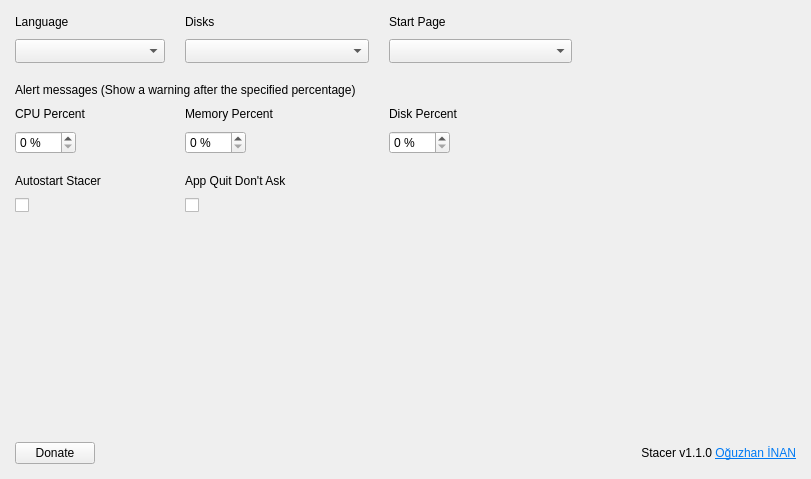
<?xml version="1.0" encoding="UTF-8"?>
<ui version="4.0">
 <class>SettingsPage</class>
 <widget class="QWidget" name="SettingsPage">
  <property name="geometry">
   <rect>
    <x>0</x>
    <y>0</y>
    <width>811</width>
    <height>479</height>
   </rect>
  </property>
  <property name="sizePolicy">
   <sizepolicy hsizetype="Expanding" vsizetype="Expanding">
    <horstretch>0</horstretch>
    <verstretch>0</verstretch>
   </sizepolicy>
  </property>
  <property name="windowTitle">
   <string>Settings</string>
  </property>
  <property name="styleSheet">
   <string notr="true"/>
  </property>
  <layout class="QGridLayout" name="gridLayout">
   <property name="leftMargin">
    <number>15</number>
   </property>
   <property name="topMargin">
    <number>15</number>
   </property>
   <property name="rightMargin">
    <number>15</number>
   </property>
   <property name="bottomMargin">
    <number>15</number>
   </property>
   <property name="horizontalSpacing">
    <number>20</number>
   </property>
   <property name="verticalSpacing">
    <number>10</number>
   </property>
   <item row="1" column="0" alignment="Qt::AlignLeft">
    <widget class="QComboBox" name="cmbLanguages">
     <property name="sizePolicy">
      <sizepolicy hsizetype="Expanding" vsizetype="Fixed">
       <horstretch>0</horstretch>
       <verstretch>0</verstretch>
      </sizepolicy>
     </property>
     <property name="minimumSize">
      <size>
       <width>150</width>
       <height>0</height>
      </size>
     </property>
     <property name="maximumSize">
      <size>
       <width>200</width>
       <height>16777215</height>
      </size>
     </property>
     <property name="cursor">
      <cursorShape>PointingHandCursor</cursorShape>
     </property>
     <property name="focusPolicy">
      <enum>Qt::NoFocus</enum>
     </property>
     <property name="sizeAdjustPolicy">
      <enum>QComboBox::AdjustToMinimumContentsLengthWithIcon</enum>
     </property>
    </widget>
   </item>
   <item row="8" column="0" alignment="Qt::AlignLeft">
    <widget class="QCheckBox" name="checkAutostart">
     <property name="cursor">
      <cursorShape>PointingHandCursor</cursorShape>
     </property>
     <property name="focusPolicy">
      <enum>Qt::NoFocus</enum>
     </property>
     <property name="text">
      <string/>
     </property>
    </widget>
   </item>
   <item row="4" column="1" alignment="Qt::AlignLeft">
    <widget class="QLabel" name="lblMemoryPercent">
     <property name="sizePolicy">
      <sizepolicy hsizetype="Expanding" vsizetype="Preferred">
       <horstretch>0</horstretch>
       <verstretch>0</verstretch>
      </sizepolicy>
     </property>
     <property name="text">
      <string>Memory Percent</string>
     </property>
    </widget>
   </item>
   <item row="5" column="1" alignment="Qt::AlignLeft">
    <widget class="QSpinBox" name="spinMemoryPercent">
     <property name="focusPolicy">
      <enum>Qt::ClickFocus</enum>
     </property>
     <property name="keyboardTracking">
      <bool>false</bool>
     </property>
     <property name="suffix">
      <string notr="true"> %</string>
     </property>
     <property name="minimum">
      <number>0</number>
     </property>
     <property name="maximum">
      <number>100</number>
     </property>
    </widget>
   </item>
   <item row="4" column="2" alignment="Qt::AlignLeft">
    <widget class="QLabel" name="lblDiskPercent">
     <property name="sizePolicy">
      <sizepolicy hsizetype="Expanding" vsizetype="Preferred">
       <horstretch>0</horstretch>
       <verstretch>0</verstretch>
      </sizepolicy>
     </property>
     <property name="text">
      <string>Disk Percent</string>
     </property>
    </widget>
   </item>
   <item row="5" column="0" alignment="Qt::AlignLeft">
    <widget class="QSpinBox" name="spinCpuPercent">
     <property name="focusPolicy">
      <enum>Qt::ClickFocus</enum>
     </property>
     <property name="suffix">
      <string notr="true"> %</string>
     </property>
     <property name="minimum">
      <number>0</number>
     </property>
     <property name="maximum">
      <number>100</number>
     </property>
    </widget>
   </item>
   <item row="0" column="0" alignment="Qt::AlignLeft">
    <widget class="QLabel" name="lblLanguage">
     <property name="sizePolicy">
      <sizepolicy hsizetype="Expanding" vsizetype="Preferred">
       <horstretch>0</horstretch>
       <verstretch>0</verstretch>
      </sizepolicy>
     </property>
     <property name="text">
      <string>Language</string>
     </property>
    </widget>
   </item>
   <item row="7" column="0" alignment="Qt::AlignLeft">
    <widget class="QLabel" name="lblStartOnBoot">
     <property name="sizePolicy">
      <sizepolicy hsizetype="Expanding" vsizetype="Preferred">
       <horstretch>0</horstretch>
       <verstretch>0</verstretch>
      </sizepolicy>
     </property>
     <property name="text">
      <string>Autostart Stacer</string>
     </property>
    </widget>
   </item>
   <item row="9" column="0">
    <spacer name="verticalSpacer">
     <property name="orientation">
      <enum>Qt::Vertical</enum>
     </property>
     <property name="sizeHint" stdset="0">
      <size>
       <width>10</width>
       <height>40</height>
      </size>
     </property>
    </spacer>
   </item>
   <item row="5" column="2" alignment="Qt::AlignLeft">
    <widget class="QSpinBox" name="spinDiskPercent">
     <property name="focusPolicy">
      <enum>Qt::ClickFocus</enum>
     </property>
     <property name="suffix">
      <string notr="true"> %</string>
     </property>
     <property name="minimum">
      <number>0</number>
     </property>
     <property name="maximum">
      <number>100</number>
     </property>
    </widget>
   </item>
   <item row="4" column="0" alignment="Qt::AlignLeft">
    <widget class="QLabel" name="lblCpuPercent">
     <property name="sizePolicy">
      <sizepolicy hsizetype="Expanding" vsizetype="Preferred">
       <horstretch>0</horstretch>
       <verstretch>0</verstretch>
      </sizepolicy>
     </property>
     <property name="text">
      <string>CPU Percent</string>
     </property>
    </widget>
   </item>
   <item row="3" column="0" colspan="5">
    <widget class="QLabel" name="lblAlertMessages">
     <property name="sizePolicy">
      <sizepolicy hsizetype="Expanding" vsizetype="Preferred">
       <horstretch>0</horstretch>
       <verstretch>0</verstretch>
      </sizepolicy>
     </property>
     <property name="accessibleName">
      <string notr="true">title</string>
     </property>
     <property name="text">
      <string>Alert messages (Show a warning after the specified percentage)</string>
     </property>
    </widget>
   </item>
   <item row="10" column="3" colspan="2" alignment="Qt::AlignRight">
    <widget class="QLabel" name="lblCreatedBy">
     <property name="text">
      <string notr="true">&lt;html&gt;&lt;head/&gt;&lt;body&gt;&lt;p&gt;Stacer v1.1.0 &lt;a href=&quot;https://github.com/oguzhaninan&quot;&gt;&lt;span style=&quot; text-decoration: underline; color:#007af4;&quot;&gt;Oğuzhan İNAN&lt;/span&gt;&lt;/a&gt;&lt;/p&gt;&lt;/body&gt;&lt;/html&gt;</string>
     </property>
     <property name="textFormat">
      <enum>Qt::RichText</enum>
     </property>
     <property name="alignment">
      <set>Qt::AlignRight|Qt::AlignTrailing|Qt::AlignVCenter</set>
     </property>
     <property name="openExternalLinks">
      <bool>true</bool>
     </property>
    </widget>
   </item>
   <item row="10" column="0" alignment="Qt::AlignLeft">
    <widget class="QPushButton" name="btnDonate">
     <property name="sizePolicy">
      <sizepolicy hsizetype="Expanding" vsizetype="Fixed">
       <horstretch>0</horstretch>
       <verstretch>0</verstretch>
      </sizepolicy>
     </property>
     <property name="cursor">
      <cursorShape>PointingHandCursor</cursorShape>
     </property>
     <property name="focusPolicy">
      <enum>Qt::NoFocus</enum>
     </property>
     <property name="accessibleName">
      <string notr="true">primary</string>
     </property>
     <property name="text">
      <string>Donate</string>
     </property>
     <property name="icon">
      <iconset resource="../../static.qrc">
       <normaloff>:/static/themes/common/img/donate.png</normaloff>:/static/themes/common/img/donate.png</iconset>
     </property>
     <property name="iconSize">
      <size>
       <width>18</width>
       <height>18</height>
      </size>
     </property>
    </widget>
   </item>
   <item row="0" column="4" rowspan="2">
    <spacer name="horizontalSpacer">
     <property name="orientation">
      <enum>Qt::Horizontal</enum>
     </property>
     <property name="sizeHint" stdset="0">
      <size>
       <width>0</width>
       <height>20</height>
      </size>
     </property>
    </spacer>
   </item>
   <item row="6" column="0" colspan="5">
    <spacer name="verticalSpacer_3">
     <property name="orientation">
      <enum>Qt::Vertical</enum>
     </property>
     <property name="sizeType">
      <enum>QSizePolicy::Fixed</enum>
     </property>
     <property name="sizeHint" stdset="0">
      <size>
       <width>20</width>
       <height>10</height>
      </size>
     </property>
    </spacer>
   </item>
   <item row="2" column="0" colspan="5">
    <spacer name="verticalSpacer_2">
     <property name="orientation">
      <enum>Qt::Vertical</enum>
     </property>
     <property name="sizeType">
      <enum>QSizePolicy::Fixed</enum>
     </property>
     <property name="sizeHint" stdset="0">
      <size>
       <width>20</width>
       <height>10</height>
      </size>
     </property>
    </spacer>
   </item>
   <item row="7" column="1">
    <widget class="QLabel" name="label">
     <property name="text">
      <string>App Quit Don't Ask</string>
     </property>
    </widget>
   </item>
   <item row="8" column="1">
    <widget class="QCheckBox" name="checkAppQuitDontAsk">
     <property name="cursor">
      <cursorShape>PointingHandCursor</cursorShape>
     </property>
     <property name="focusPolicy">
      <enum>Qt::NoFocus</enum>
     </property>
     <property name="accessibleName">
      <string notr="true"/>
     </property>
     <property name="text">
      <string/>
     </property>
    </widget>
   </item>
   <item row="1" column="1">
    <widget class="QComboBox" name="cmbDisks">
     <property name="sizePolicy">
      <sizepolicy hsizetype="Expanding" vsizetype="Fixed">
       <horstretch>0</horstretch>
       <verstretch>0</verstretch>
      </sizepolicy>
     </property>
     <property name="minimumSize">
      <size>
       <width>150</width>
       <height>0</height>
      </size>
     </property>
     <property name="maximumSize">
      <size>
       <width>200</width>
       <height>16777215</height>
      </size>
     </property>
     <property name="cursor">
      <cursorShape>PointingHandCursor</cursorShape>
     </property>
     <property name="focusPolicy">
      <enum>Qt::NoFocus</enum>
     </property>
     <property name="sizeAdjustPolicy">
      <enum>QComboBox::AdjustToMinimumContentsLengthWithIcon</enum>
     </property>
    </widget>
   </item>
   <item row="0" column="1">
    <widget class="QLabel" name="lblDisks">
     <property name="sizePolicy">
      <sizepolicy hsizetype="Expanding" vsizetype="Preferred">
       <horstretch>0</horstretch>
       <verstretch>0</verstretch>
      </sizepolicy>
     </property>
     <property name="text">
      <string>Disks</string>
     </property>
    </widget>
   </item>
   <item row="0" column="2">
    <widget class="QLabel" name="lblHomepage">
     <property name="sizePolicy">
      <sizepolicy hsizetype="Expanding" vsizetype="Preferred">
       <horstretch>0</horstretch>
       <verstretch>0</verstretch>
      </sizepolicy>
     </property>
     <property name="text">
      <string>Start Page</string>
     </property>
    </widget>
   </item>
   <item row="1" column="2">
    <widget class="QComboBox" name="cmbStartPage">
     <property name="sizePolicy">
      <sizepolicy hsizetype="Expanding" vsizetype="Fixed">
       <horstretch>0</horstretch>
       <verstretch>0</verstretch>
      </sizepolicy>
     </property>
     <property name="minimumSize">
      <size>
       <width>150</width>
       <height>0</height>
      </size>
     </property>
     <property name="maximumSize">
      <size>
       <width>200</width>
       <height>16777215</height>
      </size>
     </property>
     <property name="cursor">
      <cursorShape>PointingHandCursor</cursorShape>
     </property>
     <property name="focusPolicy">
      <enum>Qt::NoFocus</enum>
     </property>
     <property name="sizeAdjustPolicy">
      <enum>QComboBox::AdjustToMinimumContentsLengthWithIcon</enum>
     </property>
    </widget>
   </item>
  </layout>
 </widget>
 <tabstops>
  <tabstop>spinCpuPercent</tabstop>
  <tabstop>spinMemoryPercent</tabstop>
  <tabstop>spinDiskPercent</tabstop>
 </tabstops>
 <resources>
  <include location="../../static.qrc"/>
 </resources>
 <connections/>
</ui>
